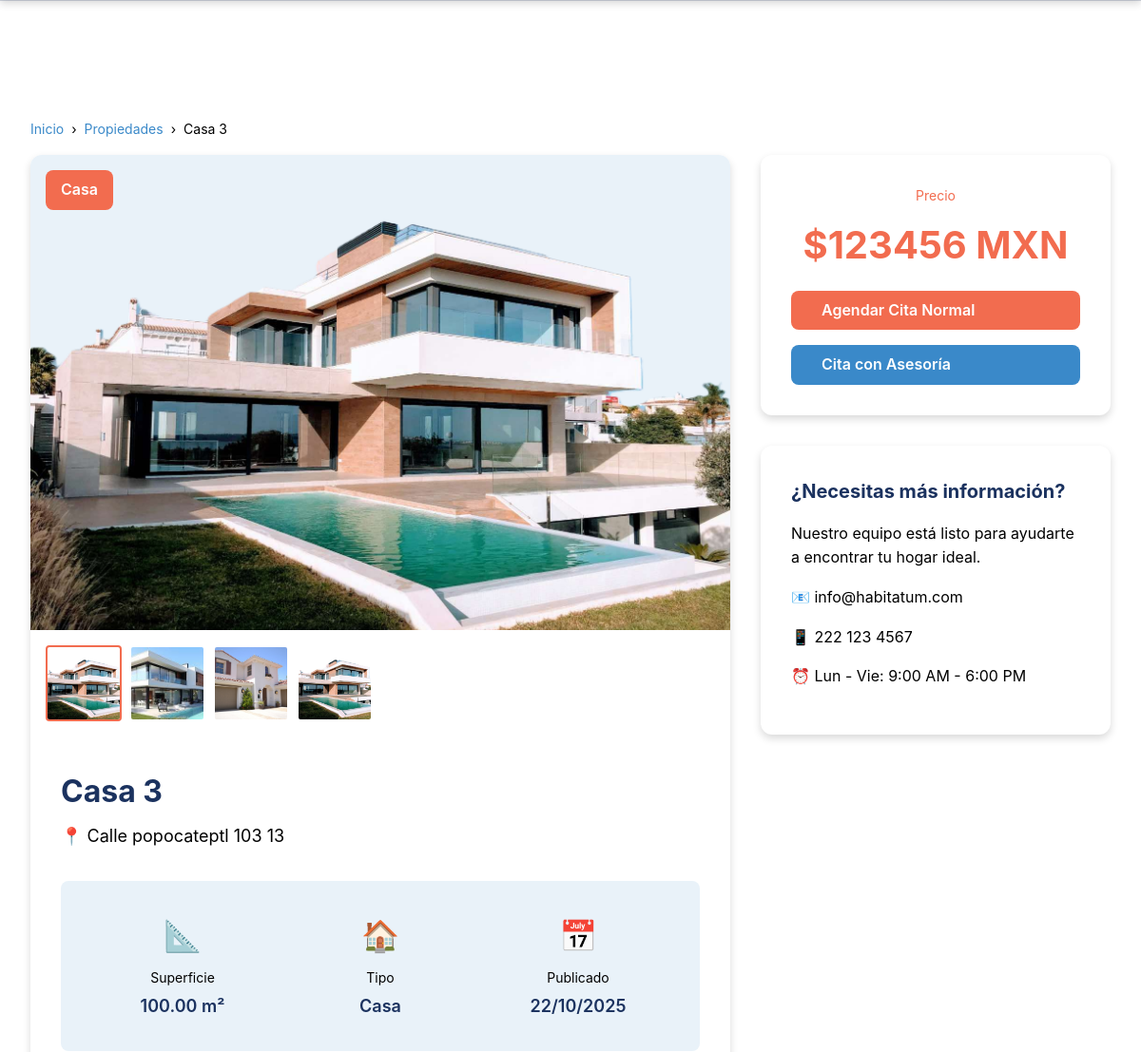
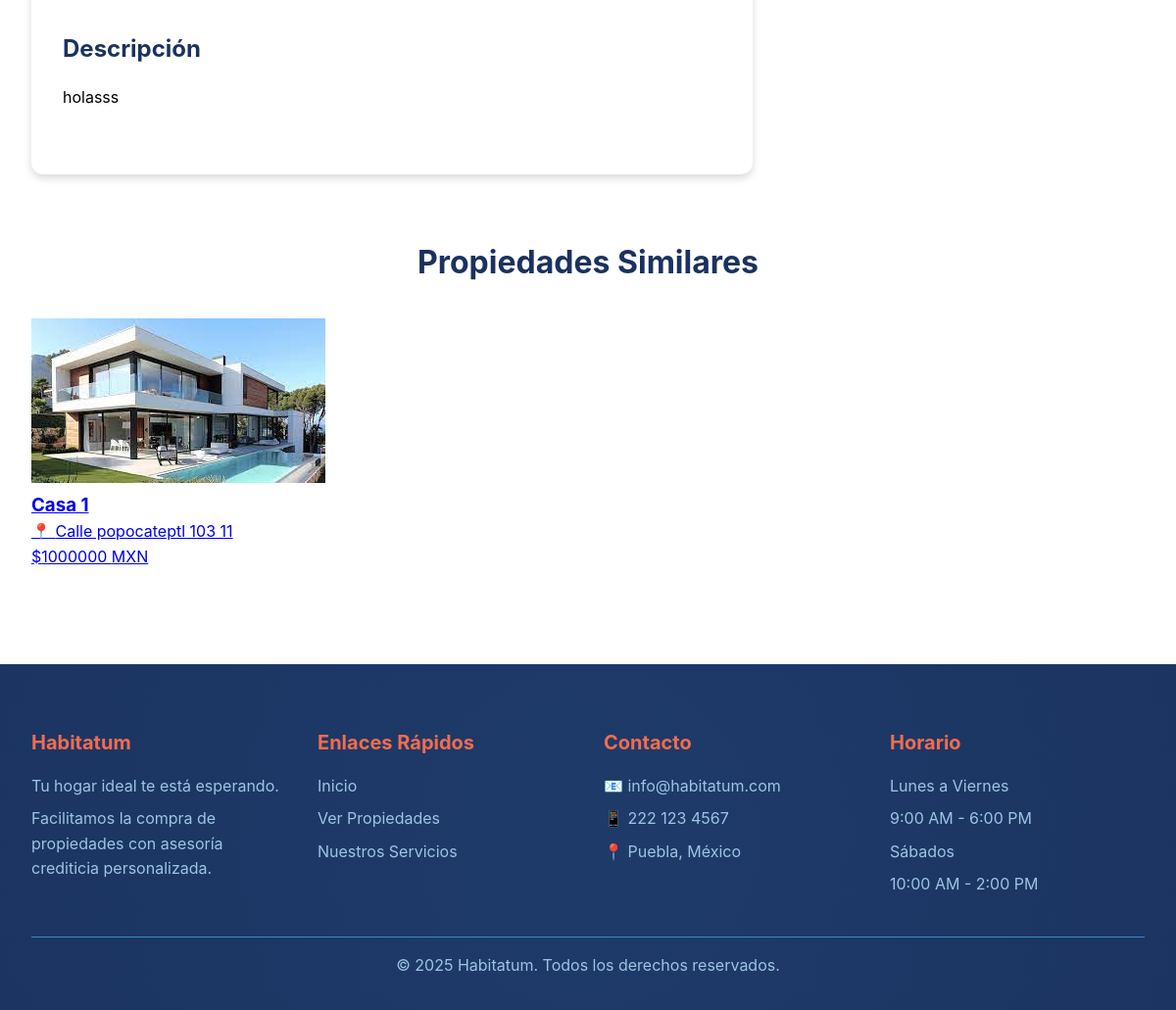
Screenshot of /propiedades/3/ with the database file from the repository (2 pictures, top to bottom).
### properties/models.py (models this page shows, shortened)
class Property(models.Model):
    PROPERTY_TYPES = [
        ('casa', 'Casa'),
        ('departamento', 'Departamento'),
        ('terreno', 'Terreno'),
        ('local', 'Local Comercial'),
    ]
    nombre = models.CharField(max_length=200, verbose_name="Nombre de la Propiedad")
    descripcion = models.TextField(verbose_name="Descripción")
    metros_cuadrados = models.DecimalField(
        max_digits=10,
        decimal_places=2,
        validators=[MinValueValidator(0)],
        verbose_name="Metros Cuadrados (m²)"
    )
    tipo_inmueble = models.CharField(
        max_length=50,
        choices=PROPERTY_TYPES,
        verbose_name="Tipo de Inmueble"
    )
    ubicacion = models.CharField(max_length=300, verbose_name="Ubicación")
    precio = models.DecimalField(
        max_digits=12,
        decimal_places=2,
        validators=[MinValueValidator(0)],
        verbose_name="Precio"
    )
    imagen_principal = models.ImageField(
        upload_to='properties/',
        verbose_name="Imagen Principal"
    )
    is_visible = models.BooleanField(
        default=True,
        verbose_name="Visible en el sitio público"
    )
    fecha_creacion = models.DateTimeField(auto_now_add=True)
    fecha_actualizacion = models.DateTimeField(auto_now=True)
    class Meta:
        verbose_name = "Propiedad"
        verbose_name_plural = "Propiedades"
        ordering = ['-fecha_creacion']

### properties/views.py (the view)
# urls.py: path('<int:pk>/', views.property_detail_view, name='property_detail'),
def property_detail_view(request, pk):
    propiedad = get_object_or_404(
        Property,
        pk=pk,
        is_visible=True
    )
    imagenes_adicionales = propiedad.imagenes.all().order_by('orden')
    total_imagenes = imagenes_adicionales.count()
    todas_las_imagenes = []
    if propiedad.imagen_principal:
        todas_las_imagenes.append({
            'url': propiedad.imagen_principal.url,
            'es_principal': True
        })
    for imagen in imagenes_adicionales:
        todas_las_imagenes.append({
            'url': imagen.imagen.url,
            'es_principal': False
        })
    propiedades_similares = Property.objects.filter(
        tipo_inmueble=propiedad.tipo_inmueble,
        is_visible=True
    ).exclude(pk=propiedad.pk)[:3]
    contexto = {
        'propiedad': propiedad,
        'imagenes_adicionales': imagenes_adicionales,
        'todas_las_imagenes': todas_las_imagenes,
        'total_imagenes': total_imagenes,
        'propiedades_similares': propiedades_similares,
        'titulo_pagina': propiedad.nombre
    }
    return render(request, 'property_detail.html', contexto)

### templates/property_detail.html (shortened to what this page needs)
{% extends 'base.html' %}
{% block content %}
<div class="container">
    <nav class="breadcrumb">
        <a href="{% url 'core:home' %}">Inicio</a>
        <span>›</span>
        <a href="{% url 'properties:property_list' %}">Propiedades</a>
        <span>›</span>
        <span>{{ propiedad.nombre }}</span>
    </nav>
    <div class="property-detail-layout">
        <div class="property-main">
            <div class="property-gallery">
                {% if propiedad.imagen_principal %}
                <img src="{{ propiedad.imagen_principal.url }}" alt="{{ propiedad.nombre }}" class="gallery-main-image" id="mainImage">
                {% else %}
                <div style="height: 100%; display: flex; align-items: center; justify-content: center; color: var(--gris-medio); font-size: 2rem;">
                    🏠 Sin imagen
                </div>
                {% endif %}
                <div class="gallery-badge">{{ propiedad.get_tipo_inmueble_display }}</div>
            </div>
            {% if todas_las_imagenes|length > 1 %}
            <div class="gallery-thumbnails">
                {% for imagen in todas_las_imagenes %}
                <img src="{{ imagen.url }}" alt="Imagen {{ forloop.counter }}" class="gallery-thumbnail {% if forloop.first %}active{% endif %}" onclick="changeImage('{{ imagen.url }}', this)">
                {% endfor %}
            </div>
            {% endif %}
            <div class="property-content">
                <h1 class="property-title">{{ propiedad.nombre }}</h1>
                <p class="property-location">📍 {{ propiedad.ubicacion }}</p>
                <div class="property-specs">
                    <div class="spec-item">
                        <div class="spec-icon">📐</div>
                        <span class="spec-label">Superficie</span>
                        <span class="spec-value">{{ propiedad.metros_cuadrados }} m²</span>
                    </div>
                    <div class="spec-item">
                        <div class="spec-icon">🏠</div>
                        <span class="spec-label">Tipo</span>
                        <span class="spec-value">{{ propiedad.get_tipo_inmueble_display }}</span>
                    </div>
                    <div class="spec-item">
                        <div class="spec-icon">📅</div>
                        <span class="spec-label">Publicado</span>
                        <span class="spec-value">{{ propiedad.fecha_creacion|date:"d/m/Y" }}</span>
                    </div>
                </div>
                <div class="property-description">
                    <h2>Descripción</h2>
                    <p>{{ propiedad.descripcion|linebreaks }}</p>
                </div>
            </div>
        </div>
        <aside class="property-sidebar">
            <div class="sidebar-card">
                <div class="sidebar-price">
                    <span class="sidebar-price-label">Precio</span>
                    ${{ propiedad.precio|floatformat:0 }} MXN
                </div>
                <div class="sidebar-buttons">
                    <a href="{% url 'appointments:create_normal' propiedad.pk %}" class="btn btn-primary">Agendar Cita Normal</a>
                    <a href="{% url 'appointments:create_priority' propiedad.pk %}" class="btn btn-secondary">Cita con Asesoría</a>
                </div>
            </div>
            <div class="sidebar-card">
                <h3>¿Necesitas más información?</h3>
                <p>Nuestro equipo está listo para ayudarte a encontrar tu hogar ideal.</p>
                <p><strong>📧</strong> info@habitatum.com</p>
                <p><strong>📱</strong> 222 123 4567</p>
                <p><strong>⏰</strong> Lun - Vie: 9:00 AM - 6:00 PM</p>
            </div>
        </aside>
    </div>
    {% if propiedades_similares %}
    <section class="similar-properties">
        <h2>Propiedades Similares</h2>
        <div class="similar-grid">
            {% for similar in propiedades_similares %}
            <a href="{% url 'properties:property_detail' similar.pk %}" class="property-card">
                {% if similar.imagen_principal %}
                <img src="{{ similar.imagen_principal.url }}" alt="{{ similar.nombre }}" class="property-card-image">
                {% else %}
                <div class="property-card-image" style="display: flex; align-items: center; justify-content: center; color: var(--gris-medio);">
                    🏠 Sin imagen
                </div>
                {% endif %}
                <div class="property-card-content">
                    <h3 class="property-card-title">{{ similar.nombre }}</h3>
                    <p class="property-card-location">📍 {{ similar.ubicacion }}</p>
                    <p class="property-card-price">${{ similar.precio|floatformat:0 }} MXN</p>
                </div>
            </a>
            {% endfor %}
        </div>
    </section>
    {% endif %}
</div>
{% endblock %}

### templates/base.html (style rules this page uses)
* { margin: 0; padding: 0; box-sizing: border-box; }
:root { --azul-oscuro: #1B325F; --azul-medio: #9CC4E4; --beige: #E9F2F9; --azul-claro: #3A89C9; --naranja: #F26C4F; --negro: #000000; --blanco: #ffffff; --verde: #28a745; --amarillo: #ffc107; --rojo: #dc3545; --fuente-principal: -apple-system, BlinkMacSystemFont, 'Segoe UI', Roboto, 'Helvetica Neue', Arial, sans-serif; --espacio-sm: 0.5rem; --espacio-md: 1rem; --espacio-lg: 2rem; --espacio-xl: 4rem; --radio-sm: 4px; --radio-md: 8px; --radio-lg: 12px; --sombra-sm: 0 2px 4px rgba(0,0,0,0.1); --sombra-md: 0 4px 8px rgba(0,0,0,0.15); --sombra-lg: 0 8px 16px rgba(0,0,0,0.2); }
body { font-family: var(--fuente-principal); color: var(--negro); line-height: 1.6; background-color: var(--blanco); }
.container { max-width: 1200px; margin: 0 auto; padding: var(--espacio-lg); }
.btn { display: inline-block; padding: var(--espacio-sm) var(--espacio-lg); border-radius: var(--radio-md); text-decoration: none; font-weight: 600; transition: all 0.3s ease; cursor: pointer; border: none; font-size: 1rem; }
.btn-primary { background-color: var(--naranja); color: var(--blanco); }
.btn-secondary { background-color: var(--azul-claro); color: var(--blanco); }

### rows the page displays
Property: nombre "Casa 3", imagen_principal (picture), tipo_inmueble "Casa", ubicacion "Calle popocateptl 103 13", metros_cuadrados "100.00", fecha_creacion "22/10/2025", descripcion "holasss", precio "123456"
Property: imagen_principal (picture), nombre "Casa 1", ubicacion "Calle popocateptl 103 11", precio "1000000"
